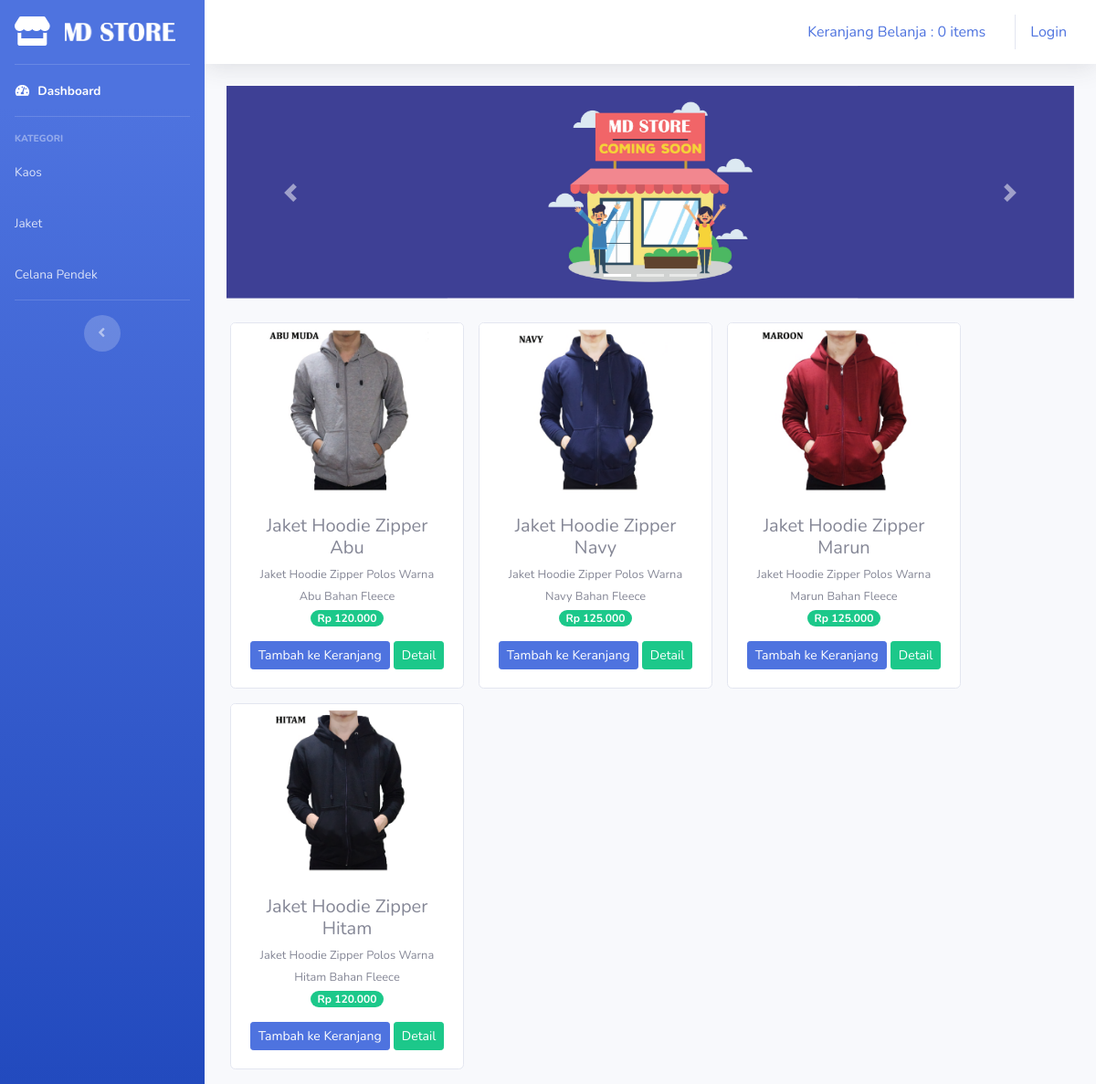
/index.php/kategori/jaket, run on the app's committed database.
### tables this page shows
CREATE TABLE `tbbarang` (
  `id` int(11) NOT NULL,
  `nama_brg` varchar(128) NOT NULL,
  `keterangan` varchar(256) NOT NULL,
  `kategori` varchar(64) NOT NULL,
  `harga` int(11) NOT NULL,
  `stok` int(4) NOT NULL,
  `gambar` text NOT NULL
);

### application/controllers/kategori.php (called while the page is built, shortened)
<?php
	class kategori extends CI_Controller {
		public function jaket()
		{
			$data['jaket'] = $this->model_kategori->data_jaket()->result();
			$this->load->view('templates/header');
			$this->load->view('templates/sidebar');
			$this->load->view('jaket',$data);
			$this->load->view('templates/footer');
		}
	}
?>

### index.php (called while the page is built, shortened)
<?php
require_once BASEPATH.'core/CodeIgniter.php';

### application/models/model_kategori.php (called while the page is built, shortened)
<?php
	class Model_kategori extends CI_Model {
		public function data_jaket() {
			return $this->db->get_where('tbbarang', array('kategori' => 'jaket'));
		}
	}
?>

### application/views/jaket.php (the view, shortened to what this page needs)
<div class="container-fluid">
    <div id="carouselExampleIndicators" class="carousel slide" data-ride="carousel">
      <ol class="carousel-indicators">
        <li data-target="#carouselExampleIndicators" data-slide-to="0" class="active"></li>
        <li data-target="#carouselExampleIndicators" data-slide-to="1"></li>
        <li data-target="#carouselExampleIndicators" data-slide-to="2"></li>
      </ol>
      <div class="carousel-inner">
        <div class="carousel-item active">
          <img src="<?php echo base_url('assets/img/slider1.png') ?>" class="d-block w-100" alt="...">
        </div>
      </div>
      <a class="carousel-control-prev" href="#carouselExampleIndicators" role="button" data-slide="prev">
        <span class="carousel-control-prev-icon" aria-hidden="true"></span>
      </a>
      <a class="carousel-control-next" href="#carouselExampleIndicators" role="button" data-slide="next">
        <span class="carousel-control-next-icon" aria-hidden="true"></span>
      </a>
    </div>
    <div class="row text-center mt-4">
      <?php foreach ($jaket as $brg) : ?>
        <div class="card ml-3 mb-3" style="width: 16rem;">
          <img src="<?php echo base_url().'/uploads/'.$brg->gambar ?>" class="card-img-top" alt="...">
          <div class="card-body">
            <h5 class="card-title mb-1"><?php echo $brg->nama_brg ?></h5>
            <small><?php echo $brg->keterangan ?></small><br>
            <span class="badge badge-pill badge-success mb-3">Rp <?php echo number_format($brg->harga, 0, ',', '.') ?></span><br>
            <?php echo anchor('dashboard/tambah_ke_keranjang/'.$brg->id,'<div class="btn btn-sm btn-primary">Tambah ke Keranjang</div>') ?>
            <?php echo anchor('dashboard/detail/'.$brg->id,'<div class="btn btn-sm btn-success">Detail</div>') ?>
          </div>
        </div>
      <?php endforeach; ?>
    </div>
</div>

### application/views/templates/header.php (shortened to what this page needs)
<!DOCTYPE html>
<html lang="en">
<head>
    <link href="<?php echo base_url() ?>assets/vendor/fontawesome-free/css/all.min.css" rel="stylesheet" type="text/css">
    <link href="<?php echo base_url() ?>assets/css/sb-admin-2.min.css" rel="stylesheet">
</head>

### application/views/templates/sidebar.php (shortened to what this page needs)
<body id="page-top">
    <div id="wrapper">
        <ul class="navbar-nav bg-gradient-primary sidebar sidebar-dark accordion" id="accordionSidebar">
            <a class="sidebar-brand d-flex align-items-center justify-content-center" href="<?php echo base_url('welcome') ?>">
                <div class="sidebar-brand-icon">
                    <i class="fas fa-store"></i>
                </div>
                <div class="sidebar-brand-text mx-3">
                    <img src="<?php echo base_url('assets/img/logo_mdstore_white.png') ?>" class="d-block w-100" alt="...">
                </div>
            </a>
            <hr class="sidebar-divider my-0">
            <li class="nav-item active">
                <a class="nav-link" href="<?php echo base_url('welcome') ?>">
                    <i class="fas fa-fw fa-tachometer-alt"></i>
                    <span>Dashboard</span></a>
            </li>
            <hr class="sidebar-divider">
            <div class="sidebar-heading">
                Kategori
            </div>
            <li class="nav-item">
                <a class="nav-link" href="<?php echo base_url('kategori/kaos') ?>">
                    <span>Kaos</span></a>
            </li>
            <li class="nav-item">
                <a class="nav-link" href="<?php echo base_url('kategori/jaket') ?>">
                    <span>Jaket</span></a>
            </li>
            <li class="nav-item">
                <a class="nav-link" href="<?php echo base_url('kategori/celana_pendek') ?>">
                    <span>Celana Pendek</span></a>
            </li>
            <hr class="sidebar-divider d-none d-md-block">
            <div class="text-center d-none d-md-inline">
                <button class="rounded-circle border-0" id="sidebarToggle"></button>
            </div>
        </ul>
        <div id="content-wrapper" class="d-flex flex-column">
            <div id="content">
                <nav class="navbar navbar-expand navbar-light bg-white topbar mb-4 static-top shadow">
                    <ul class="navbar-nav ml-auto">
                        <div class="navbar">
                            <ul class="nav navbar-nav navbar-right">
                                <li>
                                    <?php
                                    $keranjang = 'Keranjang Belanja : '.$this->cart->total_items(). ' items'
                                    ?>
                                    <?php echo anchor('dashboard/detail_keranjang', $keranjang) ?>
                                </li>
                            </ul>
                        </div>
                    </ul>
                    <ul class="nav navbar-nav navbar right">
                        <?php if($this->session->userdata('username')) { ?>
                            <li><div>Selamat Datang <strong><?php echo $this->session->userdata('username') ?></strong></div></li>
                            <li class="ml-2"><?php echo anchor('auth/logout', 'Logout'); ?></li>
                        <?php } else { ?>
                            <li><?php echo anchor('auth/login', 'Login'); ?></li>
                        <?php } ?>
                    </ul>
                </nav>

### application/views/templates/footer.php (shortened to what this page needs)
</body>
</html>

### application/views/templates/header.php (style rules this page uses)
body { background-image: url('../assets/img/bg_front.png'); background-repeat: no-repeat; background-attachment: fixed; background-size: cover; }
@media (max-width: 1200px) { body { background-color: #3259CA !important; background-image: none !important; } }

### data on the page
tbbarang: gambar (picture), nama_brg "Jaket Hoodie Zipper Abu", keterangan "Jaket Hoodie Zipper Polos Warna Abu Bahan Fleece", harga "120.000", id "Tambah ke Keranjang", id "Detail"
tbbarang: gambar (picture), nama_brg "Jaket Hoodie Zipper Navy", keterangan "Jaket Hoodie Zipper Polos Warna Navy Bahan Fleece", harga "125.000", id "Tambah ke Keranjang", id "Detail"
tbbarang: gambar (picture), nama_brg "Jaket Hoodie Zipper Marun", keterangan "Jaket Hoodie Zipper Polos Warna Marun Bahan Fleece", harga "125.000", id "Tambah ke Keranjang", id "Detail"
tbbarang: gambar (picture), nama_brg "Jaket Hoodie Zipper Hitam", keterangan "Jaket Hoodie Zipper Polos Warna Hitam Bahan Fleece", harga "120.000", id "Tambah ke Keranjang", id "Detail"

### other printed values
anchor('dashboard/detail_keranjang', $keranjang) "Keranjang Belanja : 0 items"
anchor('auth/login', 'Login') "Login"
